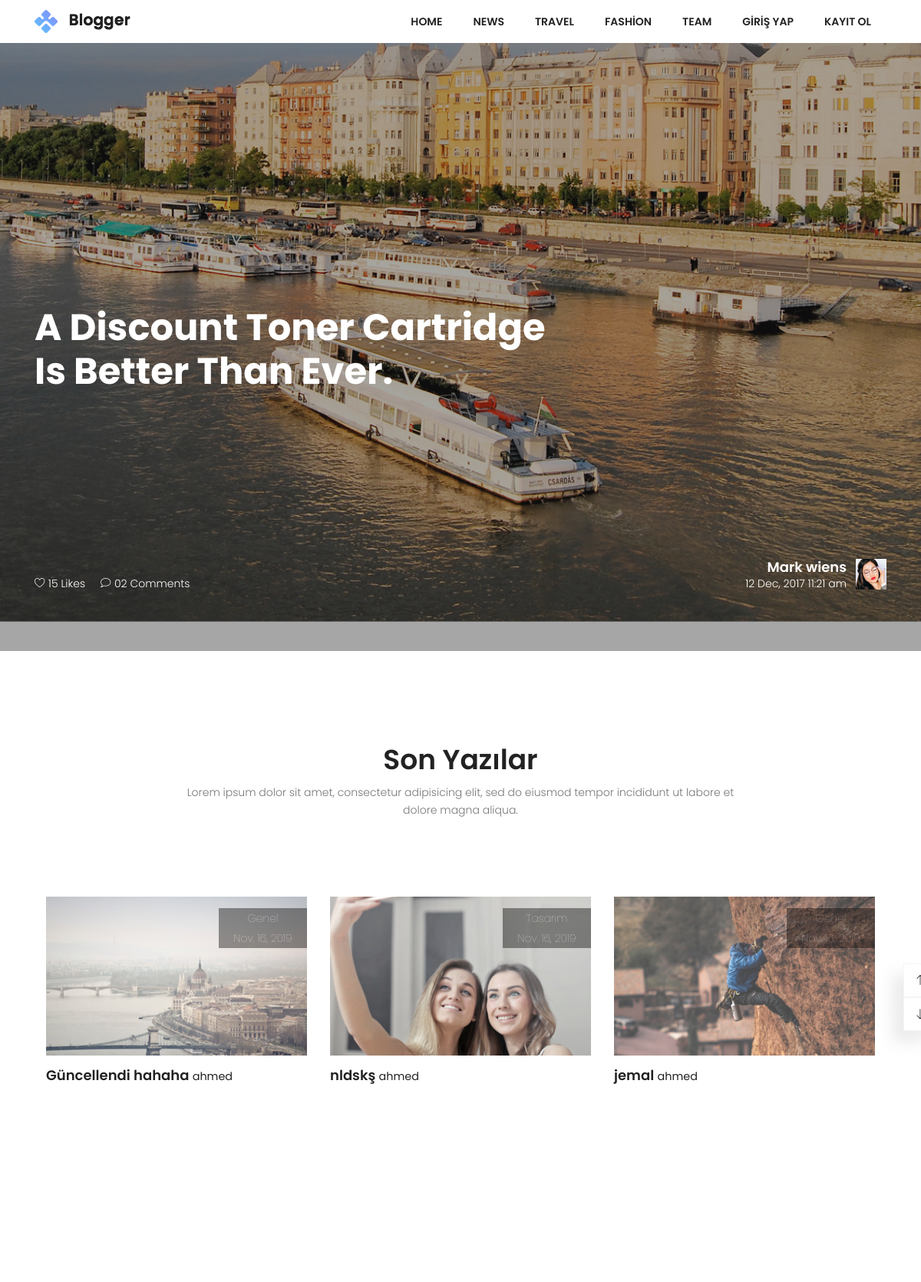
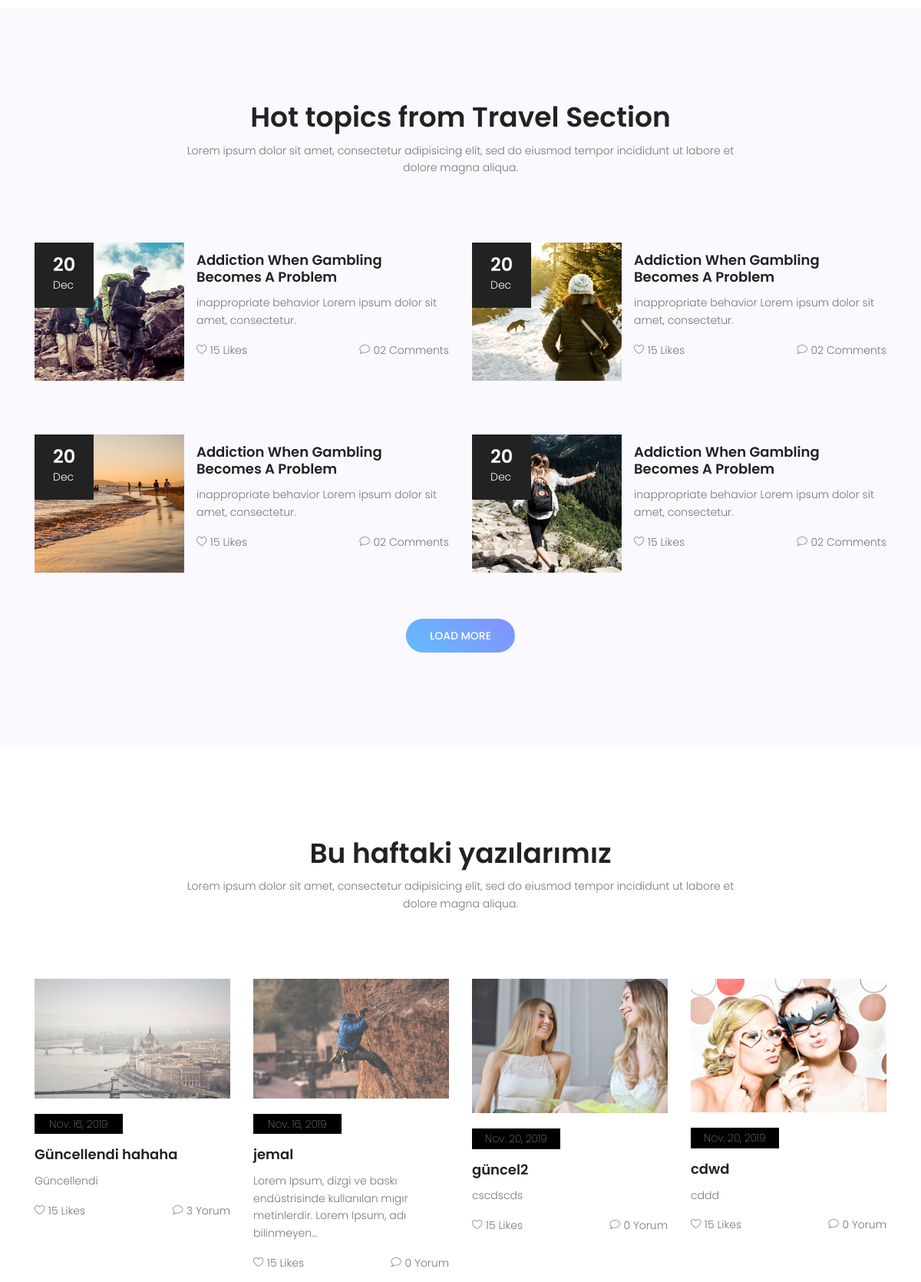
The page / (upper part) on the database its author committed (2 pictures, top to bottom).
### posts/models.py (models this page shows, shortened)
class Post(models.Model):
  user = models.ForeignKey(settings.AUTH_USER_MODEL, on_delete=models.CASCADE, default=1, related_name="userposts")
  title = models.CharField(max_length=150)
  image = models.ImageField(upload_to='upload/', blank=True)
  content = models.TextField()
  slug = models.SlugField(unique=True, editable=False)
  created = models.DateField(auto_now_add=True)
  updated = models.DateField(auto_now=True)
  category = models.ForeignKey(Category, on_delete=models.CASCADE, related_name="posts")
  tag = models.ManyToManyField(Tag, related_name='posts')
  def commentCount(self):
     return self.comments.all().count()

class Category(models.Model):
  title = models.CharField(max_length=150)
  slug = models.SlugField(unique=True,editable=False)

### posts/views.py (the view)
# urls.py: path('', IndexView.as_view(), name="index"),
class IndexView(TemplateView):
  template_name= 'posts/index.html'
  def get_context_data(self, **kwargs):
    context = super(IndexView,self).get_context_data(**kwargs)
    context['posts'] = Post.objects.all()
    context['title'] = 'Son Yazılar'
    context['general'] = Category.objects.get(slug="genel")
    return context

### posts/templates/posts/index.html (shortened to what this page needs)
{% extends "base.html" %}
{% load static %}
{% block content %}
			<section class="banner-area relative" id="home" data-parallax="scroll" data-image-src="{% static "img/header-bg.jpg" %}">
				<div class="overlay-bg overlay"></div>
				<div class="container">
					<div class="row fullscreen">
						<div class="banner-content d-flex align-items-center col-lg-12 col-md-12">
							<h1>
								A Discount Toner Cartridge <br>
								Is Better Than Ever.
							</h1>
						</div>
						<div class="head-bottom-meta d-flex justify-content-between align-items-end col-lg-12">
							<div class="col-lg-6 flex-row d-flex meta-left no-padding">
								<p><span class="lnr lnr-heart"></span> 15 Likes</p>
								<p><span class="lnr lnr-bubble"></span> 02 Comments</p>
							</div>
							<div class="col-lg-6 flex-row d-flex meta-right no-padding justify-content-end">
								<div class="user-meta">
									<h4 class="text-white">Mark wiens</h4>
									<p>12 Dec, 2017 11:21 am</p>
								</div>
								<img class="img-fluid user-img" src="{% static "img/user.jpg" alt="" %}">
							</div>
						</div>
					</div>
				</div>
			</section>
			<section class="category-area section-gap" id="news">
				<div class="container">
					<div class="row d-flex justify-content-center">
						<div class="menu-content pb-70 col-lg-8">
							<div class="title text-center">
								<h1 class="mb-10">Son Yazılar</h1>
								<p>Lorem ipsum dolor sit amet, consectetur adipisicing elit, sed do eiusmod tempor incididunt ut labore  et dolore magna aliqua.</p>
							</div>
						</div>
					</div>
					<div class="active-cat-carusel">
						{% for post in posts %}
						<div class="item single-cat">
							<img src="{{ post.image.url }}" alt="" >
							<p class="date" style="position:absolute;top:10px; right:15px;opacity: 0.4;">{{ post.category.title }}</p>
							<p class="date" style="position:absolute;top:36px; right:15px;opacity: 0.4;">{{ post.created }}</p>
							<h4 class="mt-15"><a href="{% url 'single' post.slug %}">{{ post.title }}</a> <small>{{ post.user.username }}</small></h4>
						</div>
						{% endfor %}
					</div>
				</div>
			</section>
			<section class="travel-area section-gap" id="travel">
				<div class="container">
					<div class="row d-flex justify-content-center">
						<div class="menu-content pb-70 col-lg-8">
							<div class="title text-center">
								<h1 class="mb-10">Hot topics from Travel Section</h1>
								<p>Lorem ipsum dolor sit amet, consectetur adipisicing elit, sed do eiusmod tempor incididunt ut labore  et dolore magna aliqua.</p>
							</div>
						</div>
					</div>
					<div class="row">
						<div class="col-lg-6 travel-left">
							<div class="single-travel media pb-70">
							  <img class="img-fluid d-flex  mr-3" src="{% static "img/t1.jpg" alt="" %}">
							  <div class="dates">
							  	<span>20</span>
							  	<p>Dec</p>
							  </div>
							  <div class="media-body align-self-center">
							    <h4 class="mt-0"><a href="#">Addiction When Gambling
							    Becomes A Problem</a></h4>
							    <p>inappropriate behavior Lorem ipsum dolor sit amet, consectetur.</p>
								<div class="meta-bottom d-flex justify-content-between">
									<p><span class="lnr lnr-heart"></span> 15 Likes</p>
									<p><span class="lnr lnr-bubble"></span> 02 Comments</p>
								</div>
							  </div>
							</div>
							<div class="single-travel media">
							  <img class="img-fluid d-flex  mr-3" src="{% static "img/t3.jpg" alt="" %}">
							  <div class="dates">
							  	<span>20</span>
							  	<p>Dec</p>
							  </div>
							  <div class="media-body align-self-center">
							    <h4 class="mt-0"><a href="#">Addiction When Gambling
							    Becomes A Problem</a></h4>
							    <p>inappropriate behavior Lorem ipsum dolor sit amet, consectetur.</p>
								<div class="meta-bottom d-flex justify-content-between">
									<p><span class="lnr lnr-heart"></span> 15 Likes</p>
									<p><span class="lnr lnr-bubble"></span> 02 Comments</p>
								</div>
							  </div>
							</div>
						</div>
						<div class="col-lg-6 travel-right">
							<div class="single-travel media pb-70">
							  <img class="img-fluid d-flex  mr-3" src="{% static "img/t2.jpg" alt="" %}">
							  <div class="dates">
							  	<span>20</span>
							  	<p>Dec</p>
							  </div>
							  <div class="media-body align-self-center">
							    <h4 class="mt-0"><a href="#">Addiction When Gambling
							    Becomes A Problem</a></h4>
							    <p>inappropriate behavior Lorem ipsum dolor sit amet, consectetur.</p>
								<div class="meta-bottom d-flex justify-content-between">
									<p><span class="lnr lnr-heart"></span> 15 Likes</p>
									<p><span class="lnr lnr-bubble"></span> 02 Comments</p>
								</div>
							  </div>
							</div>
							<div class="single-travel media">
							  <img class="img-fluid d-flex  mr-3" src="{% static "img/t4.jpg" alt="" %}">
							  <div class="dates">
							  	<span>20</span>
							  	<p>Dec</p>
							  </div>
							  <div class="media-body align-self-center">
							    <h4 class="mt-0"><a href="#">Addiction When Gambling
							    Becomes A Problem</a></h4>
							    <p>inappropriate behavior Lorem ipsum dolor sit amet, consectetur.</p>
								<div class="meta-bottom d-flex justify-content-between">
									<p><span class="lnr lnr-heart"></span> 15 Likes</p>
									<p><span class="lnr lnr-bubble"></span> 02 Comments</p>
								</div>
							  </div>
							</div>
						</div>
						<a href="#" class="primary-btn load-more pbtn-2 text-uppercase mx-auto mt-60">Load More </a>
					</div>
				</div>
			</section>
			<section class="fashion-area section-gap" id="fashion">
				<div class="container">
					<div class="row d-flex justify-content-center">
						<div class="menu-content pb-70 col-lg-8">
							<div class="title text-center">
								<h1 class="mb-10">Bu haftaki yazılarımız</h1>
								<p>Lorem ipsum dolor sit amet, consectetur adipisicing elit, sed do eiusmod tempor incididunt ut labore  et dolore magna aliqua.</p>
							</div>
						</div>
					</div>
					<div class="row">
						{% for post in general.posts.all %}
						<div class="col-lg-3 col-md-6 single-fashion">
							<img class="img-fluid" src="{{ post.image.url }}">
							<p class="date">{{ post.created }}</p>
							<h4><a href="#">{{ post.title }}</a></h4>
							<p>
								{{ post.content|truncatechars:100 }}
							</p>
							<div class="meta-bottom d-flex justify-content-between">
								<p><span class="lnr lnr-heart"></span> 15 Likes</p>
								<p><span class="lnr lnr-bubble"></span> {{ post.commentCount }} Yorum</p>
							</div>
						</div>
						{% endfor %}
					</div>
				</div>
			</section>
{% endblock %}

### static/css/main.css (style rules this page uses)
body { color:#777;font-family:"Poppins",sans-serif;font-size:14px;font-weight:300;line-height:1.625em;position:relative }
a { -webkit-transition:all 0.3s ease 0s;-moz-transition:all 0.3s ease 0s;-o-transition:all 0.3s ease 0s;transition:all 0.3s ease 0s }
a,a:focus,a:hover { text-decoration:none;outline:0 }
h1,h2,h3,h4,h5,h6 { font-family:"Poppins",sans-serif;color:#222;line-height:1.2em !important;margin-bottom:0;margin-top:0;font-weight:600 }
h1,.h1 { font-size:36px }
h4,.h4 { font-size:18px }
.mt-15 { margin-top:15px }
.mt-60 { margin-top:60px }
.mb-10 { margin-bottom:10px }
.pb-70 { padding-bottom:70px }
.text-white { color:#fff }
.text-center { text-align:center }
.relative { position:relative }
.overlay { position:absolute;left:0;right:0;top:0;bottom:0 }
.no-padding { padding:0 }
h1 { font-size:36px }
h4 { font-size:18px }
h1,h2,h3,h4,h5,h6 { line-height:1.5em }
body { position:relative }
.section-gap { padding:120px 0 }
.p1-gradient-bg,.primary-btn,.footer-social a:hover,.single-footer-widget .bb-btn,.generic-banner,.tags ul a:hover,.overlay,.about_widget button:hover,.tag_widget ul li a:hover,.top-section-area { background-image:-moz-linear-gradient(45deg, #62bdfc 0%, #8490ff 100%);background-image:-webkit-linear-gradient(45deg, #62bdfc 0%, #8490ff 100%);background-image:-ms-linear-gradient(45deg, #62bdfc 0%, #8490ff 100%) }
.primary-btn { line-height:42px;padding-left:30px;padding-right:60px;border-radius:25px;border:none;color:#fff;display:inline-block;font-weight:500;position:relative;-webkit-transition:all 0.3s ease 0s;-moz-transition:all 0.3s ease 0s;-o-transition:all 0.3s ease 0s;transition:all 0.3s ease 0s;cursor:pointer;text-transform:uppercase;position:relative }
.load-more { border:1px solid transparent }
.pbtn-2 { padding-left:30px;padding-right:30px }
.banner-area .overlay { background:#222;opacity:.4 }
.banner-content { margin-top:25% }
.banner-content h1 { color:#fff;font-size:48px;font-weight:700;line-height:1.15em;margin-bottom:20px }
.head-bottom-meta { bottom:0px;color:#fff;padding-bottom:60px }
.head-bottom-meta .meta-left p { margin-right:20px;color:#fff }
.head-bottom-meta .user-meta { margin-right:12px;text-align:right }
.head-bottom-meta .user-img { height:80% }
.single-cat { padding:15px }
.single-cat img { -webkit-transition:all 0.3s ease 0s;-moz-transition:all 0.3s ease 0s;-o-transition:all 0.3s ease 0s;transition:all 0.3s ease 0s }
.single-cat .date { background-color:#000;color:#fff;font-weight:100;padding:2px 15px;width:115px;text-align:center;margin-top:20px }
.single-cat a { color:#222 }
.travel-area { background:#f9f9ff }
.single-travel h4 { margin-bottom:12px;-webkit-transition:all 0.3s ease 0s;-moz-transition:all 0.3s ease 0s;-o-transition:all 0.3s ease 0s;transition:all 0.3s ease 0s }
.single-travel a { color:#222 }
.single-travel img { -webkit-transition:all 0.3s ease 0s;-moz-transition:all 0.3s ease 0s;-o-transition:all 0.3s ease 0s;transition:all 0.3s ease 0s }
.single-travel .dates { background:#222;color:#fff;padding:18px 24px;position:absolute }
.single-travel .dates span { font-size:24px;font-weight:600 }
.single-travel .dates p { font-size:14px;margin-bottom:0 }
.single-fashion img { -webkit-transition:all 0.3s ease 0s;-moz-transition:all 0.3s ease 0s;-o-transition:all 0.3s ease 0s;transition:all 0.3s ease 0s }
.single-fashion h4 { margin-bottom:12px;-webkit-transition:all 0.3s ease 0s;-moz-transition:all 0.3s ease 0s;-o-transition:all 0.3s ease 0s;transition:all 0.3s ease 0s }
.single-fashion a { color:#222 }
.single-fashion .date { background-color:#000;color:#fff;font-weight:100;padding:2px 15px;width:115px;text-align:center;margin-top:20px }
.overlay { position:absolute;top:0;bottom:0;left:0;right:0;height:100%;width:100%;opacity:0;transition:.5s ease }

### rows shown on the page
Post: image (picture), category "Genel", created "Nov. 16, 2019", title "Güncellendi hahaha", user.username "ahmed", content "Güncellendi", commentCount "3"
Post: image (picture), category "Tasarım", created "Nov. 16, 2019", title "nldskş", user.username "ahmed"
Post: image (picture), category "Genel", created "Nov. 16, 2019", title "jemal", user.username "ahmed", content "Lorem Ipsum, dizgi ve baskı endüstrisinde kullanılan mıgır metinlerdir. Lorem Ipsum, adı bilinmeyen…", commentCount "0"
Post: image (picture), created "Nov. 20, 2019", title "güncel2", content "cscdscds", commentCount "0"
Post: image (picture), created "Nov. 20, 2019", title "cdwd", content "cddd", commentCount "0"
